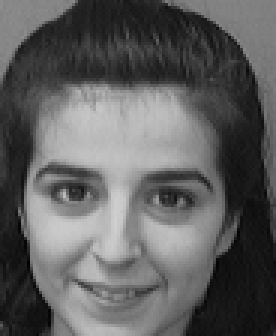
#> input picture Face_Classification/ATT/10_1.png, 92 x 112 px, found by its file name (shown 3 times larger); its folder holds 4 pictures in this run
$ jupyter execute Face_Classification.ipynb
#> lines starting #> are read from the running program, lines starting #| are printed output that depends on the picture
Sawyer Byrd

Homework 3

[cell 1]
import os
import pandas as pd
import numpy as np
from PIL import Image

[cell 2]
file_path = '/home/sawbyrd/CMSC422/HW3/ATT'

Below is a function that organizes the images used in this project into a data array.

It returns a data array where each row is a 1-Dim representation of an image

This returns an array with original size representation, as well as one with the images resized for Task 3

And a labels array that contains the label for each image.

[cell 3]
def organize_data(path):
#> called with path = '/home/sawbyrd/CMSC422/HW3/ATT'
    data_arr = []
    resize_data_arr = []
    labels_arr = []
    for file_name in os.listdir(path):  # Looping through files in the directory
        if file_name.endswith('.png'):
            id = int(file_name.split('_')[0])   # getting "Class Label"

            # Converting image into 1-Dim np array
            image_path = os.path.join(path, file_name)
            image = Image.open(image_path)
#> image is the input picture: PIL image 92x112 L; min 1, max 207, mean 95.1
            resized = image.resize((56, 46))    # Also creating a resized image for Task 3
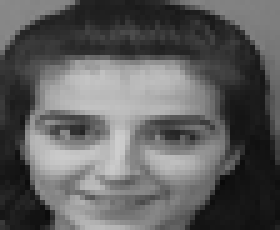
#> resized: PIL image 56x46 L (shown 5 times larger); min 9, max 205, mean 95.1
            image = np.array(image).flatten()
#> image = 10304 values, max 207 at index 6662, min 1 at index 8013, mean 95.1
            resized = np.array(resized).flatten()
#> resized = 2576 values, max 205 at index 1535, min 9 at index 2060, mean 95.1

            data_arr.append(image)
            resize_data_arr.append(resized)
            labels_arr.append(id)
#> pass 2 of the loop in organize_data, `for file_name in os.listdir(path):`:
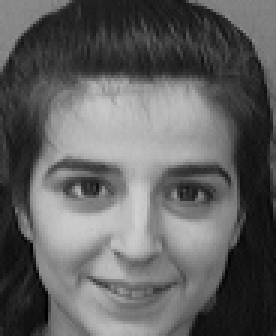
#> input picture Face_Classification/ATT/10_2.png, 92 x 112 px, found by its file name (shown 3 times larger)
#> in organize_data, image is the input picture: PIL image 92x112 L; min 0, max 208, mean 97.1
#> in organize_data, `resized = image.resize((56, 46))`:
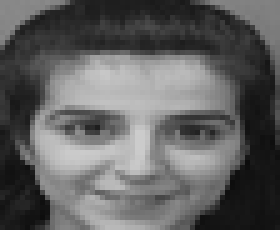
#> resized: PIL image 56x46 L (shown 5 times larger); min 12, max 204, mean 97
#> image = 10304 values, max 208 at index 6669, min 0 at index 9675, mean 97.07
#> in organize_data, `resized = np.array(resized).flatten()`: resized = 2576 values, max 204 at index 1483, min 12 at index 1841, mean 97.05
#> pass 3 of the loop in organize_data, `for file_name in os.listdir(path):`:
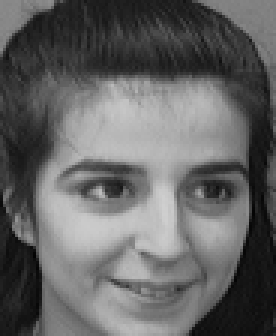
#> input picture Face_Classification/ATT/10_3.png, 92 x 112 px, found by its file name (shown 3 times larger)
#> in organize_data, image is the input picture: PIL image 92x112 L; min 3, max 207, mean 99.9
#> in organize_data, `resized = image.resize((56, 46))`:
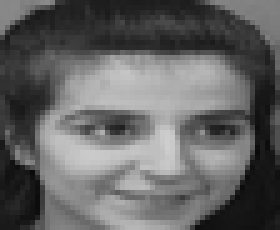
#> resized: PIL image 56x46 L (shown 5 times larger); min 9, max 206, mean 99.9
#> image = 10304 values, max 207 at index 6310, min 3 at index 7831, mean 99.86
#> in organize_data, `resized = np.array(resized).flatten()`: resized = 2576 values, max 206 at index 1601, min 9 at index 1731, mean 99.85
#> the loop made 4 passes; the first 3 are shown

    # Converting data to pandas dataframe
    data = pd.DataFrame(data_arr)
    labels = pd.DataFrame(labels_arr, columns=['Label'])
    data = pd.concat([data, labels], axis=1)

    # Converting resized data to pandas dataframe
    resize = pd.DataFrame(resize_data_arr)
    resize = pd.concat([resize, labels], axis=1)

    return data, resize

[cell 4]
data, resized = organize_data(file_path)
print('Original Data')
print(data.head())
print('Resized Data: ')
print(resized.head())

Transfering data into a pandas dataframe

Shuffling the data before splitting into groups

[cell 5]
data = data.sample(frac=1, random_state=42).reset_index(drop=True)
resized = resized.sample(frac=1, random_state=42).reset_index(drop=True)
print('Original: ')
print(data.head())
print('Resized: ')
print(resized.head)

Task 1 Code

Below are 2 functions for classifying using 1NN.

L2_distance calculates the L2 distance (Euclidean distance) between 2 features.

predics_1NN uses 1NN to predict the label for a single test sample.

[cell 6]
# L2 (Euclidean) Distance
def L2_distance(a, b):
    return np.sqrt(np.sum((a - b) ** 2))

# Predicts a label for a single test sample
def predict_1NN(train_feat, train_labels, test_feat):
    # Initializing vars for closest neighbor
    best_guess = None
    best_dist = float('inf')

    # Looping through train labels and finding closest neighbor
    for i, label in enumerate(train_feat):
        dist = L2_distance(label, test_feat)
        if dist < best_dist:
            best_dist = dist
            best_guess = train_labels[i]

    return best_guess

Task 2 Code

Below is the function that implements PCA using SVD

[cell 7]
def pca_svd(X, n_comp):
    U, S, Vt = np.linalg.svd(X, full_matrices=False) # Computing SVD
    comps = Vt[:n_comp]     # Getting the n left singular values
    pca = np.dot(X, comps.T)     # Transforming the data using PCA

    return pca, comps

Below is a function that combines the helper functions to implement 1NN with K-Fold cross validation

The "PCA_option variable is a boolean. When True, the algorithm will run with PCA on each fold. When False, it will run without PCA

[cell 8]
def full_1NN_kfold_alg(data, n_folds, PCA_option):
#> called with n_folds = 5, PCA_option = False
    folds = np.array_split(data, n_folds) # Splitting data into n_splits groups

    accuracy_arr = []
    # Looping through each fold
    for i, fold in enumerate(folds):
        # Collecting train and test arrays
        test = fold
        train = pd.concat([folds[j] for j in range(n_folds) if j != i], axis=0)

        # Seperating test array into features and labels
        test_labels = test['Label'].values
        test_feat = test.iloc[:, :-1].values
        # Seperating features from labels
        train_labels = train['Label'].values
        train_feat = train.iloc[:, :-1].values

        # Using PCA to tranform the data (If option selected)
        if PCA_option:
            train_feat, comps = pca_svd(train_feat, 100)    # Project the train data to first 100 components
            test_feat = test_feat @ comps.T    # Apply the same transformation to the test data


        predictions = []
        # Predicting label of each feature using predict1NN
        for feat in test_feat:
            prediction = predict_1NN(train_feat, train_labels, feat)
            predictions.append(prediction)

        # Computing the accuracy of  each fold
        predictions = np.array(predictions)
        accuracy = np.mean(predictions == test_labels)
        accuracy_arr.append(accuracy)
        print('Accuracy for Fold ', i, ': ', accuracy * 100, '%')

    # Computing average accuracy of all folds
    accuracy_arr = np.array(accuracy_arr)
    print('--------------------')
    print('Average Accuracy: \n', accuracy_arr.mean() * 100, '%')

Task 1 Implementation and Results

[cell 9]
print('-----------------------------------------------------')
print('| Task 1: 1NN With 5-Fold Cross Validation (No PCA) |')
print('-----------------------------------------------------')
full_1NN_kfold_alg(data, 5, False)

Task 2 Implementation and results

[cell 10]
print('-------------------------------------------------------')
print('| Task 2: 1NN With 5-Fold Cross Validation (With PCA) |')
print('-------------------------------------------------------')
full_1NN_kfold_alg(data, 5, True)

Task 3 Implementation and results

[cell 11]
print('--------------------------------------------------------------------------')
print('| Task 2: 1NN With 5-Fold Cross Validation (With PCA and Resized Images) |')
print('--------------------------------------------------------------------------')
full_1NN_kfold_alg(resized, 5, True)
